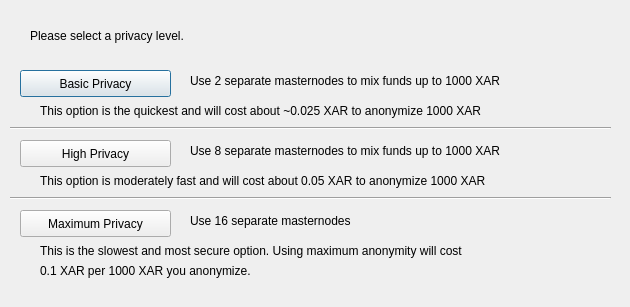
<?xml version="1.0" encoding="UTF-8"?>
<ui version="4.0">
 <class>DarksendConfig</class>
 <widget class="QDialog" name="DarksendConfig">
  <property name="geometry">
   <rect>
    <x>0</x>
    <y>0</y>
    <width>630</width>
    <height>307</height>
   </rect>
  </property>
  <property name="windowTitle">
   <string>Configure PrivateSend</string>
  </property>
  <widget class="QPushButton" name="buttonBasic">
   <property name="geometry">
    <rect>
     <x>20</x>
     <y>70</y>
     <width>151</width>
     <height>27</height>
    </rect>
   </property>
   <property name="text">
    <string>Basic Privacy</string>
   </property>
  </widget>
  <widget class="QPushButton" name="buttonHigh">
   <property name="geometry">
    <rect>
     <x>20</x>
     <y>140</y>
     <width>151</width>
     <height>27</height>
    </rect>
   </property>
   <property name="text">
    <string>High Privacy</string>
   </property>
  </widget>
  <widget class="QPushButton" name="buttonMax">
   <property name="geometry">
    <rect>
     <x>20</x>
     <y>210</y>
     <width>151</width>
     <height>27</height>
    </rect>
   </property>
   <property name="text">
    <string>Maximum Privacy</string>
   </property>
  </widget>
  <widget class="QLabel" name="label">
   <property name="geometry">
    <rect>
     <x>30</x>
     <y>20</y>
     <width>571</width>
     <height>31</height>
    </rect>
   </property>
   <property name="text">
    <string>Please select a privacy level.</string>
   </property>
  </widget>
  <widget class="QLabel" name="label_2">
   <property name="geometry">
    <rect>
     <x>190</x>
     <y>70</y>
     <width>421</width>
     <height>21</height>
    </rect>
   </property>
   <property name="text">
    <string>Use 2 separate masternodes to mix funds up to 1000 XAR</string>
   </property>
  </widget>
  <widget class="QLabel" name="label_3">
   <property name="geometry">
    <rect>
     <x>190</x>
     <y>140</y>
     <width>411</width>
     <height>21</height>
    </rect>
   </property>
   <property name="text">
    <string>Use 8 separate masternodes to mix funds up to 1000 XAR</string>
   </property>
  </widget>
  <widget class="QLabel" name="label_4">
   <property name="geometry">
    <rect>
     <x>190</x>
     <y>210</y>
     <width>421</width>
     <height>21</height>
    </rect>
   </property>
   <property name="text">
    <string>Use 16 separate masternodes</string>
   </property>
  </widget>
  <widget class="QLabel" name="label_6">
   <property name="geometry">
    <rect>
     <x>40</x>
     <y>100</y>
     <width>561</width>
     <height>21</height>
    </rect>
   </property>
   <property name="text">
    <string>This option is the quickest and will cost about ~0.025 XAR to anonymize 1000 XAR</string>
   </property>
  </widget>
  <widget class="QLabel" name="label_7">
   <property name="geometry">
    <rect>
     <x>40</x>
     <y>170</y>
     <width>561</width>
     <height>21</height>
    </rect>
   </property>
   <property name="text">
    <string>This option is moderately fast and will cost about 0.05 XAR to anonymize 1000 XAR</string>
   </property>
  </widget>
  <widget class="QLabel" name="label_8">
   <property name="geometry">
    <rect>
     <x>40</x>
     <y>240</y>
     <width>561</width>
     <height>21</height>
    </rect>
   </property>
   <property name="text">
    <string>This is the slowest and most secure option. Using maximum anonymity will cost</string>
   </property>
  </widget>
  <widget class="QLabel" name="label_9">
   <property name="geometry">
    <rect>
     <x>40</x>
     <y>260</y>
     <width>561</width>
     <height>21</height>
    </rect>
   </property>
   <property name="text">
    <string>0.1 XAR per 1000 XAR you anonymize.</string>
   </property>
  </widget>
  <widget class="Line" name="line">
   <property name="geometry">
    <rect>
     <x>10</x>
     <y>120</y>
     <width>601</width>
     <height>16</height>
    </rect>
   </property>
   <property name="orientation">
    <enum>Qt::Horizontal</enum>
   </property>
  </widget>
  <widget class="Line" name="line_2">
   <property name="geometry">
    <rect>
     <x>10</x>
     <y>190</y>
     <width>601</width>
     <height>16</height>
    </rect>
   </property>
   <property name="orientation">
    <enum>Qt::Horizontal</enum>
   </property>
  </widget>
 </widget>
 <resources/>
 <connections/>
</ui>
